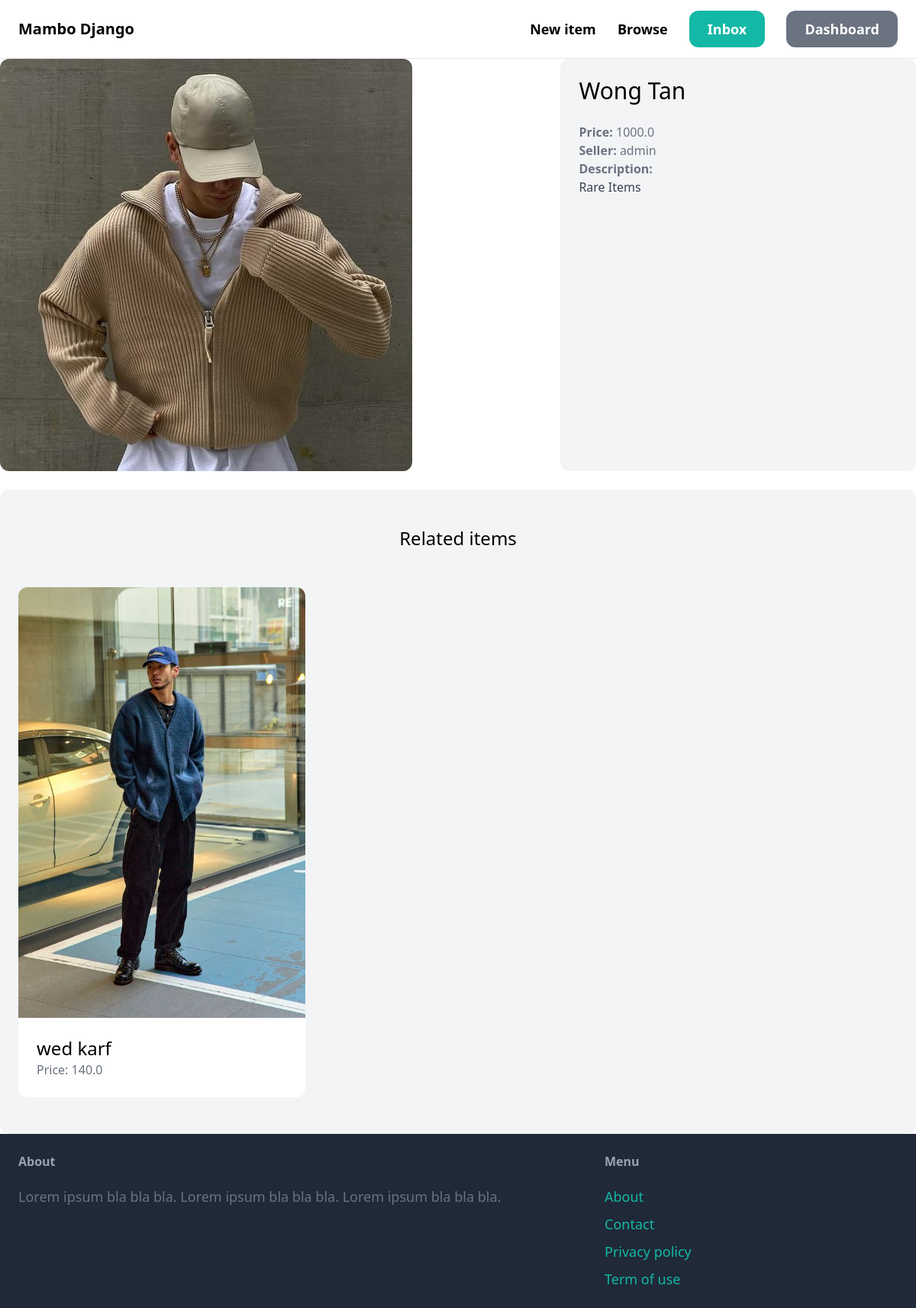
Screenshot of /item/1/ with the database file from the repository.
### item/models.py (models this page shows, shortened)
class Item(models.Model):
    category = models.ForeignKey(Category, related_name='items',on_delete=models.CASCADE)
    name = models.CharField(max_length=255)
    description = models.TextField(blank=True, null=True)
    price = models.FloatField()
    image = models.ImageField(upload_to='item_image', blank=True, null=True)
    is_sold = models.BooleanField(default=False)
    created_by = models.ForeignKey(User, related_name='items', on_delete=models.CASCADE)
    created_at = models.DateTimeField(auto_now_add=True)

### item/views.py (the view)
# urls.py: path('<int:pk>/', views.detail, name='detail'),
def detail(request, pk):
    item = get_object_or_404(Item, pk=pk)
    related_items = Item.objects.filter(category=item.category, is_sold=False).exclude(
        pk=pk
    )[0:3]
    return render(
        request, "item/detail.html", {"item": item, "related_items": related_items}
    )

### item/templates/item/detail.html (shortened to what this page needs)
{% extends 'core/base.html' %}
{% block content %}
<div class="grid grid-cols-5 gap-6">
    <div class="col-span-3">
        <img src="{{ item.image.url }}" class="rounded-xl">
    </div>
    <div class="col-span-2 p-6 bg-gray-100 rounded-xl">
        <h1 class="mb-6 text-3xl">{{ item.name }}</h1>
        <p class="text-gray-500"><strong>Price: </strong>{{ item.price }}</p>
        <p class="text-gray-500"><strong>Seller: </strong>{{ item.created_by.username }}</p>
        {% if item.description %}
            <p class="text-gray-700">
                <strong class="text-gray-500">Description:</strong><br>
                {{ item.description }}
            </p>
        {% endif %}
    </div>
</div>
<div class="mt-6 px-6 py-12 bg-gray-100 rounded-xl">
    <h2 class="mb-12 text-2xl text-center">Related items</h2>
    <div class="grid grid-cols-3 gap-3">
        {% for item in related_items %}
            <div>
                <a href="{% url 'item:detail' item.id %}">
                    <div>
                        <img src="{{ item.image.url }}" class="rounded-t-xl">
                    </div>
                    <div class="p-6 bg-white rounded-b-xl">
                        <h2 class="text-2xl">{{ item.name }}</h2>
                        <p class="text-gray-500">Price: {{ item.price }}</p>
                    </div>
                </a>
            </div>
        {% endfor %}
    </div>
</div>
{% endblock %}

### rows the page displays
Item: image (picture), name "Wong Tan", price "1000.0", created_by.username "admin", description "Rare Items"
Item: image (picture), name "wed karf", price "140.0"
